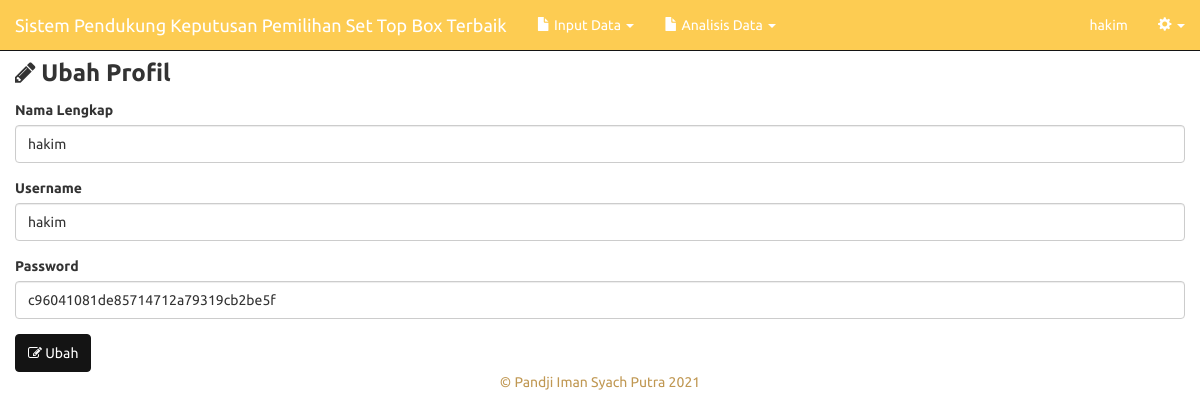
/profil.php (signed in), run on the app's committed database.
### tables this page shows
CREATE TABLE `ahp_pengguna` (
  `id_pengguna` int(11) NOT NULL,
  `nama_lengkap` varchar(25) NOT NULL,
  `username` varchar(15) NOT NULL,
  `password` varchar(100) NOT NULL
);

### includes/user.inc.php (called while the page is built, shortened)
<?php
class User{
	private $conn;
	private $table_name = "ahp_pengguna";
	public $id;
	public function __construct($db){
		$this->conn = $db;
	}
	function readOne(){
		$query = "SELECT * FROM " . $this->table_name . " WHERE id_pengguna=? LIMIT 0,1";
		$stmt = $this->conn->prepare( $query );
		$stmt->bindParam(1, $this->id);
		$stmt->execute();
		$row = $stmt->fetch(PDO::FETCH_ASSOC);
		$this->id = $row['id_pengguna'];
		$this->nl = $row['nama_lengkap'];
		$this->un = $row['username'];
		$this->pw = $row['password'];
	}
}
?>

### profil.php (the view, shortened to what this page needs)
<?php
include_once 'header.php';
include_once 'includes/user.inc.php';
$eks = new User($db);
$eks->id = $_SESSION['id_pengguna'];
$eks->readOne();
?>
<div class="row">
	<div class="col-xs-12 col-sm-12 col-md-12">
	<ol class="breadcrumb">
	  <li><a href="index.php"><span class="fa fa-home"></span> Beranda</a></li>
	  <li class="active"><span class="fa fa-user"></span> Profil</li>
	</ol>
		  	<p style="margin-bottom:10px;">
		  		<strong style="font-size:18pt;"><span class="fa fa-pencil"></span> Ubah Profil</strong>
		  	</p>
                <form method="post">
                  <div class="form-group">
                    <label for="nl">Nama Lengkap</label>
                    <input type="text" class="form-control" id="nl" name="nl" value="<?php echo $eks->nl; ?>" required>
                  </div>
                  <div class="form-group">
                    <label for="un">Username</label>
                    <input type="text" class="form-control" id="un" name="un" value="<?php echo $eks->un; ?>" required>
                  </div>
                  <div class="form-group">
                    <label for="pw">Password</label>
                    <input type="text" class="form-control" id="pw" name="pw" value="<?php echo $eks->pw; ?>" required>
                  </div>
                  <button type="submit" class="btn btn-primary"><span class="fa fa-edit"></span> Ubah</button>
                </form>
          </div>
        </div>
        <?php
include_once 'footer.php';
?>

### data on the page
ahp_pengguna: nl "hakim", un "hakim", pw "c96041081de85714712a79319cb2be5f"

### other printed values
$_SESSION['nama_lengkap'] "hakim"
